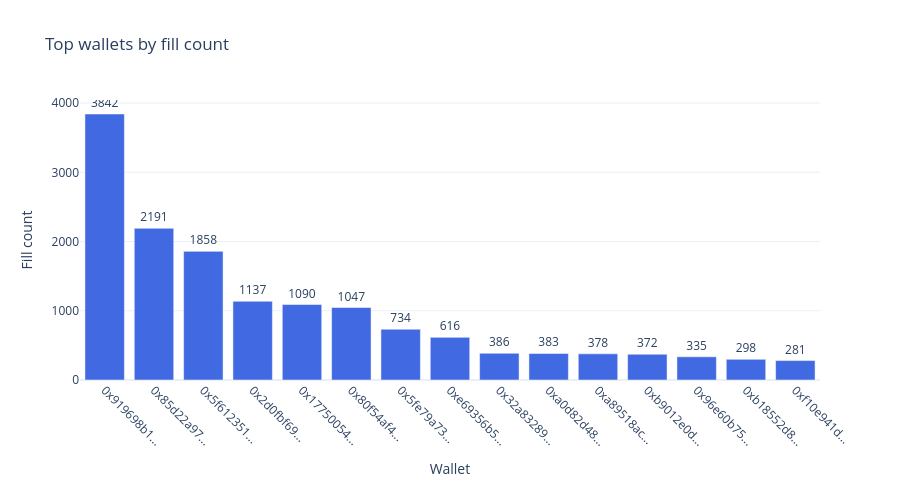

The notebook cell this image was saved under:
### Code cell
top15 = wallet_stats.sort_values(by='fill_count', ascending=False).head(15)

fig_wallet = go.Figure()
fig_wallet.add_trace(go.Bar(
    x=top15.index.str[:10] + '...',
    y=top15['fill_count'],
    marker_color='royalblue',
    text=top15['fill_count'],
    textposition='outside',
))

fig_wallet.update_layout(
    title='Top wallets by fill count',
    xaxis_title='Wallet',
    yaxis_title='Fill count',
    template='plotly_white',
    height=500,
    margin=dict(b=120),
)
fig_wallet.update_xaxes(tickangle=45)
fig_wallet.show()

### Figure 1 — Plotly figure (JSON) as saved in the notebook; plotly's stock layout.template omitted (floating-point values rounded to 4 significant figures)
{"data": [{"marker": {"color": "royalblue"}, "text": [3842.0, 2191.0, 1858.0, 1137.0, 1090.0, 1047.0, 734.0, 616.0, 386.0, 383.0, 378.0, 372.0, 335.0, 298.0, 281.0], "textposition": "outside", "type": "bar", "x": ["0x919698b1...", "0x85d22a97...", "0x5f612351...", "0x2d0fbf69...", "0x17750054...", "0x80f54af4...", "0x5fe79a73...", "0xe69356b5...", "0x32a83289...", "0xa0d82d48...", "0xa89518ac...", "0xb9012e0d...", "0x96e60b75...", "0xb18552d8...", "0xf10e941d..."], "y": [3842, 2191, 1858, 1137, 1090, 1047, 734, 616, 386, 383, 378, 372, 335, 298, 281]}], "layout": {"height": 500, "margin": {"b": 120}, "title": {"text": "Top wallets by fill count"}, "xaxis": {"tickangle": 45, "title": {"text": "Wallet"}}, "yaxis": {"title": {"text": "Fill count"}}}}
